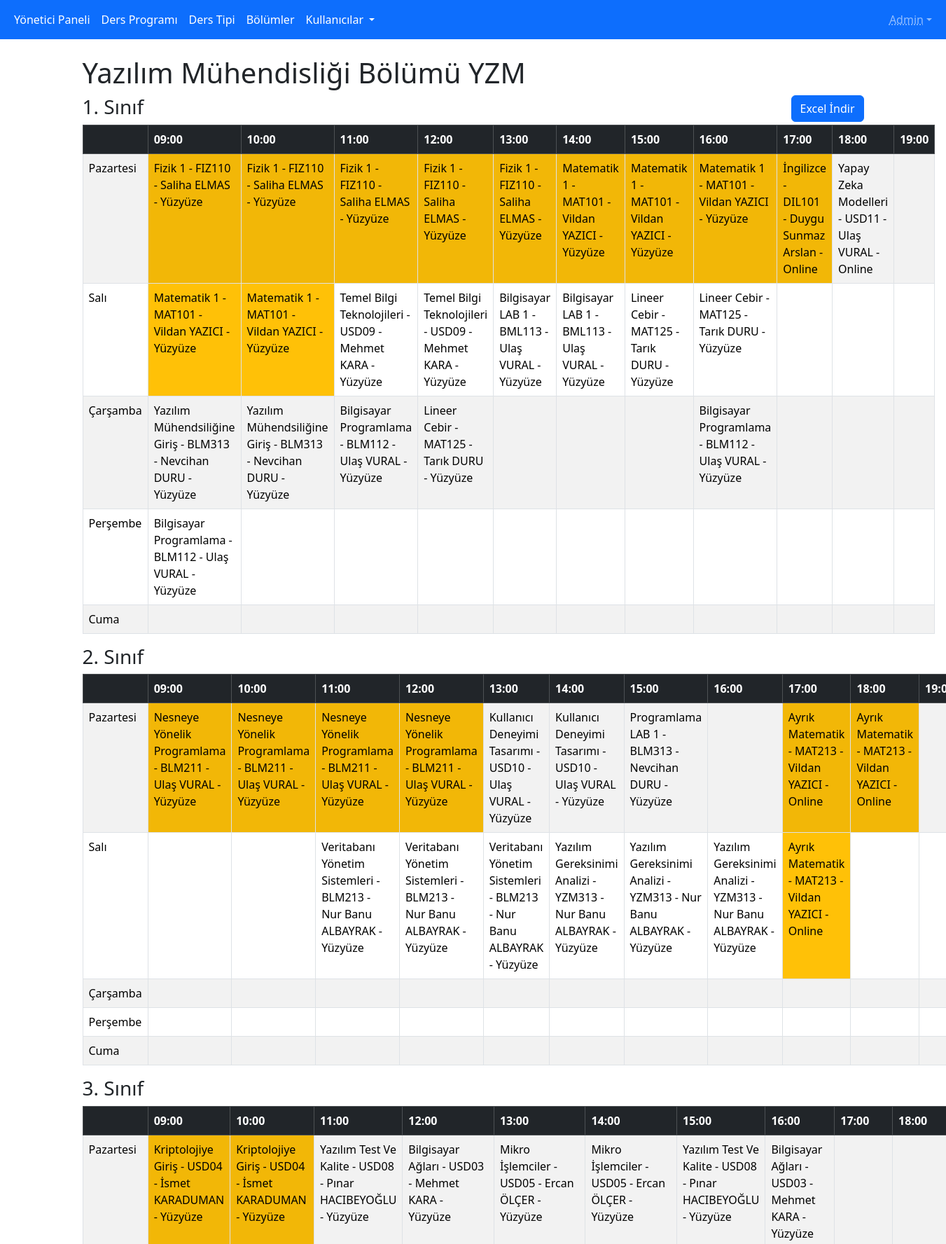
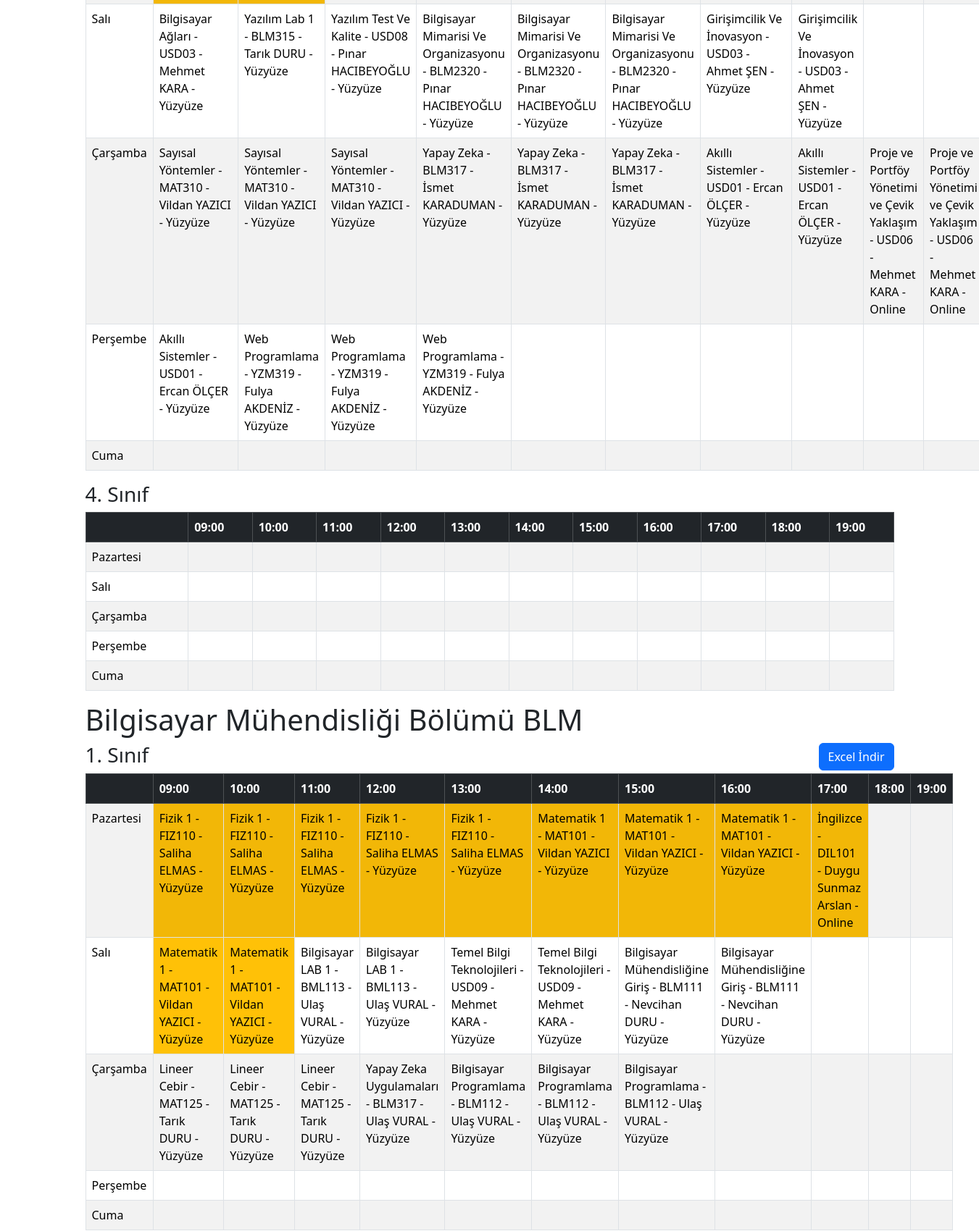
Screenshot of /dashboard/syllabus/1 (signed in, upper part) with the database file from the repository (2 pictures, top to bottom).
### website/models.py (models this page shows, shortened)
class BaseModel(Model):
    class Meta:
        database = db

class Department(BaseModel):
    name = CharField(max_length=255)
    short_name = CharField(max_length=5, unique=True)
    max_hour = IntegerField()
    class Meta:
        table_name = 'departments'

class LessonType(BaseModel):
    name = CharField(max_length=255)
    code = CharField(max_length=10)
    teacher = ForeignKeyField(User, backref='lessons', null=True)  # Bir öğretmene bağlı olabilir
    online = BooleanField(default=False)  # Dersin online olup olmadığını belirtir.
    def __str__(self):
        rslt = f"{ self.name } - { self.code } - { self.teacher.name } - "
        if self.online:
            rslt += "Online"
        else:
            rslt += "Yüzyüze"
        return rslt
    class Meta:
        table_name = 'lesson_types'

class User(BaseModel):
    name = CharField(max_length=255)
    department = ForeignKeyField(Department, backref='users',
                                 null=True)  # Eğer kullanıcı öğrenci değilse, boş olabilir.
    grade = IntegerField(null=True)  # Öğrenci değilse boş olabilir.
    type = IntegerField()  # 0: Öğrenci, 1: Öğretim Görevlisi, 2: Yönetici
    password = CharField(max_length=255) # Şifre
    class Meta:
        table_name = 'users'

### website/dashboard.py (the view)
@dashboard.route('/syllabus/<int:id>')
def syllabus_view(id):
    syllabus = Syllabus.select().where(Syllabus.id == id).get_or_none()
    if not syllabus:
        flash("Ders programı bulunamadı!", "danger")
        return redirect(url_for('dashboard.index'))
    departments = {department: [None for _ in range(4)] for department in  Department.select()}
    for department, tables in departments.items():
        for grade, table in enumerate(tables):
            departments[department][grade] = get_lessons(syllabus, department, grade + 1)
    return render_template('syllabus/view.html', departments=departments, enumerate=enumerate, get_day=get_day, str=str, syllabus=syllabus)

### website/__init__.py (called while the page is built)
def create_app() -> Flask:
    app = Flask(__name__)
    app.secret_key = "B1zdkpOQ3AbJBvSaJrlCWMITM1uQwwmIbTImjIRFGkSr74J1TDp6J3Yzzl4a3Qgq96vMNf0hSSD0fouM"
    app.config['ROOT_URL'] = Path(__file__).parent.parent
    print(f"Proje {app.config['ROOT_URL']} dizininde çalıştırılıyor")
    @app.before_request
    def login_required():
        if not ((session.get('id', None)) or
                (request.endpoint and request.endpoint in ('auth.login', 'static'))):
            flash('Önce Giriş Yapın', 'danger'),
            return redirect(url_for('auth.login', next=request.url))
    app.register_blueprint(auth, url_prefix='/auth')
    app.register_blueprint(dashboard, url_prefix='/dashboard')
    app.register_blueprint(website)
    return app

### website/dashboard.py (called while the page is built)
@dashboard.before_request
def before_request():
    if session.get('type', 0) != 2:
        flash("Yönetici değilsiniz!", "danger")
        return redirect(url_for('auth.login'))

### website/func.py (called while the page is built)
def get_lessons(syllabus, department, grade):
    table = [
        [None for _ in range(11)] for _ in range(5)
    ]
    for lesson in (Lesson
            .select()
            .join(SyllabusOptions)
            .where(Lesson.syllabus == syllabus,
                   Lesson.options.department == department,
                   Lesson.grade == grade)):
        table[lesson.day - 1][lesson.start_hour - 9] = lesson
    return table

### website/templates/dashboard/syllabus/view.html (shortened to what this page needs)
{% extends "dashboard/layout.html" %}
{% block content %}
{% for department, tables in departments.items() %}
    <h1>{{ department.name }} Bölümü {{ department.short_name }}</h1>
    <a href="{{ url_for("dashboard.get_excel", department_id=department.id, syllabus_id=syllabus.id) }}" target="_blank" class="btn btn-primary float-end">Excel İndir</a>
    {% for grade, table in enumerate(tables) %}
        <h3>{{ grade + 1 }}. Sınıf</h3>
        <table class="table table-striped table-hover table-bordered">
            <thead class="table-dark">
                <tr>
                    <th></th>
                    <th>09:00</th>
                    <th>10:00</th>
                    <th>11:00</th>
                    <th>12:00</th>
                    <th>13:00</th>
                    <th>14:00</th>
                    <th>15:00</th>
                    <th>16:00</th>
                    <th>17:00</th>
                    <th>18:00</th>
                    <th>19:00</th>
                </tr>
            </thead>
            <tbody>
                {% for day, lessons in enumerate(table) %}
                	<tr>
                        <td>{{ get_day(day + 1) }}</td>
                        {% for lesson in lessons %}
                            {% if lesson.shared %}
                            	<td class="bg-warning">{{ str(lesson.type) }}</td>
                            {% else %}
                        	    <td>{{ str(lesson.type) }}</td>
                            {% endif %}
                        {% endfor %}
                {% endfor %}
            </tbody>
        </table>
    {% endfor %}
{% endfor %}
{% endblock %}

### rows the page displays
Department: name "Yazılım Mühendisliği", short_name "YZM", grade "1" "2" "3" "4", get_day "Pazartesi" "Salı" "Çarşamba" "Perşembe" "Cuma" "Pazartesi" "Salı" "Çarşamba" "Perşembe" "Cuma" "Pazartesi" "Salı" "Çarşamba" "Perşembe" "Cuma" "Pazartesi" "Salı" "Çarşamba" "Perşembe" "Cuma"
LessonType: name+code+online "Fizik 1 - FIZ110 - Saliha ELMAS - Yüzyüze"
LessonType: name+code+online "Matematik 1 - MAT101 - Vildan YAZICI - Yüzyüze"
LessonType: name+code+online "İngilizce - DIL101 - Duygu Sunmaz Arslan - Online"
LessonType: name+code+online "Yapay Zeka Modelleri - USD11 - Ulaş VURAL - Online"
LessonType: name+code+online "Temel Bilgi Teknolojileri - USD09 - Mehmet KARA - Yüzyüze"
LessonType: name+code+online "Bilgisayar LAB 1 - BML113 - Ulaş VURAL - Yüzyüze"
LessonType: name+code+online "Lineer Cebir - MAT125 - Tarık DURU - Yüzyüze"
LessonType: name+code+online "Yazılım Mühendsiliğine Giriş - BLM313 - Nevcihan DURU - Yüzyüze"
LessonType: name+code+online "Bilgisayar Programlama - BLM112 - Ulaş VURAL - Yüzyüze"
LessonType: name+code+online "Nesneye Yönelik Programlama - BLM211 - Ulaş VURAL - Yüzyüze"
LessonType: name+code+online "Kullanıcı Deneyimi Tasarımı - USD10 - Ulaş VURAL - Yüzyüze"
LessonType: name+code+online "Programlama LAB 1 - BLM313 - Nevcihan DURU - Yüzyüze"
LessonType: name+code+online "Ayrık Matematik - MAT213 - Vildan YAZICI - Online"
LessonType: name+code+online "Veritabanı Yönetim Sistemleri - BLM213 - Nur Banu ALBAYRAK - Yüzyüze"
LessonType: name+code+online "Yazılım Gereksinimi Analizi - YZM313 - Nur Banu ALBAYRAK - Yüzyüze"
LessonType: name+code+online "Kriptolojiye Giriş - USD04 - İsmet KARADUMAN - Yüzyüze"
LessonType: name+code+online "Yazılım Test Ve Kalite - USD08 - Pınar HACIBEYOĞLU - Yüzyüze"
LessonType: name+code+online "Bilgisayar Ağları - USD03 - Mehmet KARA - Yüzyüze"
LessonType: name+code+online "Mikro İşlemciler - USD05 - Ercan ÖLÇER - Yüzyüze"
LessonType: name+code+online "Yazılım Lab 1 - BLM315 - Tarık DURU - Yüzyüze"
LessonType: name+code+online "Bilgisayar Mimarisi Ve Organizasyonu - BLM2320 - Pınar HACIBEYOĞLU - Yüzyüze"
LessonType: name+code+online "Girişimcilik Ve İnovasyon - USD03 - Ahmet ŞEN - Yüzyüze"
LessonType: name+code+online "Sayısal Yöntemler - MAT310 - Vildan YAZICI - Yüzyüze"
LessonType: name+code+online "Yapay Zeka - BLM317 - İsmet KARADUMAN - Yüzyüze"
LessonType: name+code+online "Akıllı Sistemler - USD01 - Ercan ÖLÇER - Yüzyüze"
LessonType: name+code+online "Proje ve Portföy Yönetimi ve Çevik Yaklaşım - USD06 - Mehmet KARA - Online"
LessonType: name+code+online "Web Programlama - YZM319 - Fulya AKDENİZ - Yüzyüze"
Department: name "Bilgisayar Mühendisliği", short_name "BLM", grade "1", get_day "Pazartesi" "Salı" "Çarşamba" "Perşembe" "Cuma"
LessonType: name+code+online "Bilgisayar Mühendisliğine Giriş - BLM111 - Nevcihan DURU - Yüzyüze"
LessonType: name+code+online "Yapay Zeka Uygulamaları - BLM317 - Ulaş VURAL - Yüzyüze"

### other values shown
{{ session['name'] }} "Admin"
